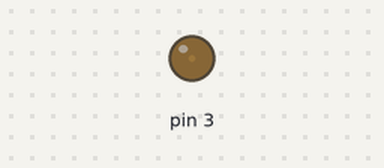
A sketch run on a simulated Arduino Uno, built with avr-gcc and run on an emulated ATmega328P. Shown: output pins drawn as LEDs (lit = HIGH).

Above: at 0.05 s.
At 0.5 s:
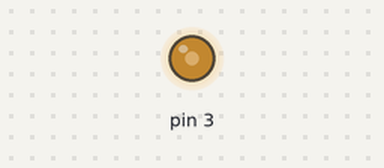
At 0.95 s:
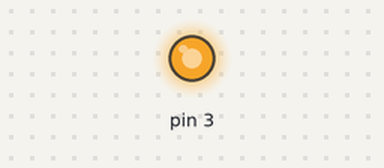
At 1.8 s:
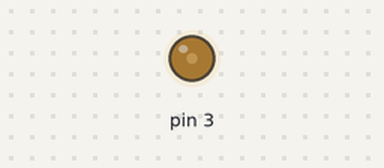
Timing chart, 0 to 4.7 s (numbered marks = the images above):
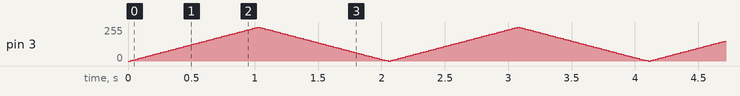

The sketch:

fade.ino
```cpp
void setup() {
  // put your setup code here, to run once:
pinMode(3,OUTPUT);
}
int brightness=0;
int fadeAmount=5;
void loop() {
  // put your main code here, to run repeatedly:

analogWrite(3,brightness);
brightness=brightness +fadeAmount;
if (brightness==255){
  fadeAmount=-fadeAmount;

}
if (brightness==0){
  fadeAmount=-fadeAmount;
  delay (10);
}
delay (20);

}
```
